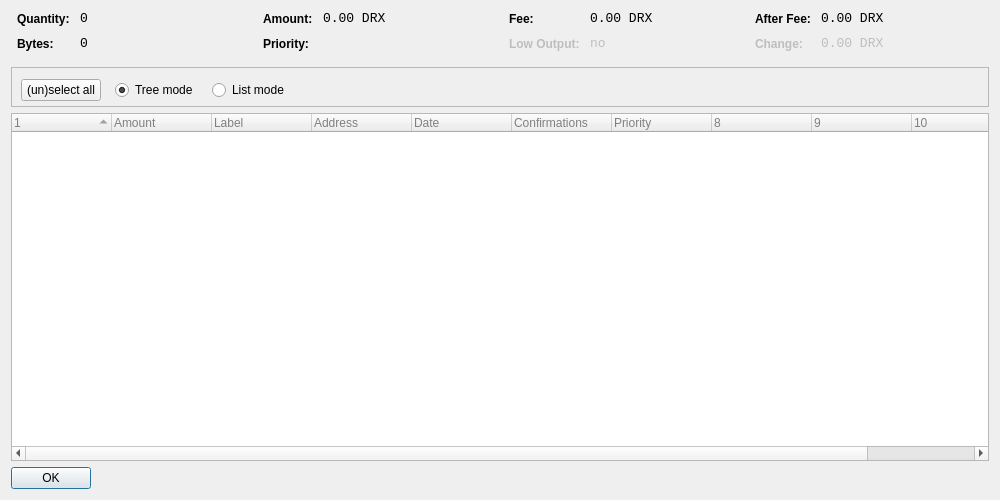
<?xml version="1.0" encoding="UTF-8"?>
<ui version="4.0">
 <class>CoinControlDialog</class>
 <widget class="QDialog" name="CoinControlDialog">
  <property name="geometry">
   <rect>
    <x>0</x>
    <y>0</y>
    <width>1000</width>
    <height>500</height>
   </rect>
  </property>
  <property name="windowTitle">
   <string>Coin Control</string>
  </property>
  <layout class="QVBoxLayout" name="verticalLayout">
   <item>
    <layout class="QHBoxLayout" name="horizontalLayoutTop" stretch="0,0,0,0">
     <property name="topMargin">
      <number>0</number>
     </property>
     <property name="bottomMargin">
      <number>10</number>
     </property>
     <item>
      <layout class="QFormLayout" name="formLayoutCoinControl1">
       <property name="horizontalSpacing">
        <number>10</number>
       </property>
       <property name="verticalSpacing">
        <number>10</number>
       </property>
       <property name="leftMargin">
        <number>6</number>
       </property>
       <property name="rightMargin">
        <number>6</number>
       </property>
       <item row="0" column="0">
        <widget class="QLabel" name="labelCoinControlQuantityText">
         <property name="styleSheet">
          <string notr="true">font-weight:bold;</string>
         </property>
         <property name="text">
          <string>Quantity:</string>
         </property>
        </widget>
       </item>
       <item row="0" column="1">
        <widget class="QLabel" name="labelCoinControlQuantity">
         <property name="font">
          <font>
           <family>Monospace</family>
           <pointsize>10</pointsize>
          </font>
         </property>
         <property name="cursor">
          <cursorShape>IBeamCursor</cursorShape>
         </property>
         <property name="contextMenuPolicy">
          <enum>Qt::ActionsContextMenu</enum>
         </property>
         <property name="text">
          <string notr="true">0</string>
         </property>
         <property name="textInteractionFlags">
          <set>Qt::LinksAccessibleByMouse|Qt::TextSelectableByKeyboard|Qt::TextSelectableByMouse</set>
         </property>
        </widget>
       </item>
       <item row="1" column="0">
        <widget class="QLabel" name="labelCoinControlBytesText">
         <property name="styleSheet">
          <string notr="true">font-weight:bold;</string>
         </property>
         <property name="text">
          <string>Bytes:</string>
         </property>
        </widget>
       </item>
       <item row="1" column="1">
        <widget class="QLabel" name="labelCoinControlBytes">
         <property name="font">
          <font>
           <family>Monospace</family>
           <pointsize>10</pointsize>
          </font>
         </property>
         <property name="cursor">
          <cursorShape>IBeamCursor</cursorShape>
         </property>
         <property name="contextMenuPolicy">
          <enum>Qt::ActionsContextMenu</enum>
         </property>
         <property name="text">
          <string notr="true">0</string>
         </property>
         <property name="textInteractionFlags">
          <set>Qt::LinksAccessibleByMouse|Qt::TextSelectableByKeyboard|Qt::TextSelectableByMouse</set>
         </property>
        </widget>
       </item>
      </layout>
     </item>
     <item>
      <layout class="QFormLayout" name="formLayoutCoinControl2">
       <property name="horizontalSpacing">
        <number>10</number>
       </property>
       <property name="verticalSpacing">
        <number>10</number>
       </property>
       <property name="leftMargin">
        <number>6</number>
       </property>
       <property name="rightMargin">
        <number>6</number>
       </property>
       <item row="0" column="0">
        <widget class="QLabel" name="labelCoinControlAmountText">
         <property name="styleSheet">
          <string notr="true">font-weight:bold;</string>
         </property>
         <property name="text">
          <string>Amount:</string>
         </property>
        </widget>
       </item>
       <item row="0" column="1">
        <widget class="QLabel" name="labelCoinControlAmount">
         <property name="font">
          <font>
           <family>Monospace</family>
           <pointsize>10</pointsize>
          </font>
         </property>
         <property name="cursor">
          <cursorShape>IBeamCursor</cursorShape>
         </property>
         <property name="contextMenuPolicy">
          <enum>Qt::ActionsContextMenu</enum>
         </property>
         <property name="text">
          <string notr="true">0.00 DRX</string>
         </property>
         <property name="textInteractionFlags">
          <set>Qt::LinksAccessibleByMouse|Qt::TextSelectableByKeyboard|Qt::TextSelectableByMouse</set>
         </property>
        </widget>
       </item>
       <item row="1" column="0">
        <widget class="QLabel" name="labelCoinControlPriorityText">
         <property name="styleSheet">
          <string notr="true">font-weight:bold;</string>
         </property>
         <property name="text">
          <string>Priority:</string>
         </property>
        </widget>
       </item>
       <item row="1" column="1">
        <widget class="QLabel" name="labelCoinControlPriority">
         <property name="font">
          <font>
           <family>Monospace</family>
           <pointsize>10</pointsize>
          </font>
         </property>
         <property name="cursor">
          <cursorShape>IBeamCursor</cursorShape>
         </property>
         <property name="contextMenuPolicy">
          <enum>Qt::ActionsContextMenu</enum>
         </property>
         <property name="text">
          <string/>
         </property>
         <property name="textInteractionFlags">
          <set>Qt::LinksAccessibleByMouse|Qt::TextSelectableByKeyboard|Qt::TextSelectableByMouse</set>
         </property>
        </widget>
       </item>
      </layout>
     </item>
     <item>
      <layout class="QFormLayout" name="formLayoutCoinControl3">
       <property name="horizontalSpacing">
        <number>10</number>
       </property>
       <property name="verticalSpacing">
        <number>10</number>
       </property>
       <property name="leftMargin">
        <number>6</number>
       </property>
       <property name="rightMargin">
        <number>6</number>
       </property>
       <item row="0" column="0">
        <widget class="QLabel" name="labelCoinControlFeeText">
         <property name="styleSheet">
          <string notr="true">font-weight:bold;</string>
         </property>
         <property name="text">
          <string>Fee:</string>
         </property>
        </widget>
       </item>
       <item row="0" column="1">
        <widget class="QLabel" name="labelCoinControlFee">
         <property name="font">
          <font>
           <family>Monospace</family>
           <pointsize>10</pointsize>
          </font>
         </property>
         <property name="cursor">
          <cursorShape>IBeamCursor</cursorShape>
         </property>
         <property name="contextMenuPolicy">
          <enum>Qt::ActionsContextMenu</enum>
         </property>
         <property name="text">
          <string notr="true">0.00 DRX</string>
         </property>
         <property name="textInteractionFlags">
          <set>Qt::LinksAccessibleByMouse|Qt::TextSelectableByKeyboard|Qt::TextSelectableByMouse</set>
         </property>
        </widget>
       </item>
       <item row="1" column="0">
        <widget class="QLabel" name="labelCoinControlLowOutputText">
         <property name="enabled">
          <bool>false</bool>
         </property>
         <property name="styleSheet">
          <string notr="true">font-weight:bold;</string>
         </property>
         <property name="text">
          <string>Low Output:</string>
         </property>
        </widget>
       </item>
       <item row="1" column="1">
        <widget class="QLabel" name="labelCoinControlLowOutput">
         <property name="enabled">
          <bool>false</bool>
         </property>
         <property name="font">
          <font>
           <family>Monospace</family>
           <pointsize>10</pointsize>
          </font>
         </property>
         <property name="cursor">
          <cursorShape>IBeamCursor</cursorShape>
         </property>
         <property name="contextMenuPolicy">
          <enum>Qt::ActionsContextMenu</enum>
         </property>
         <property name="text">
          <string notr="true">no</string>
         </property>
         <property name="textInteractionFlags">
          <set>Qt::LinksAccessibleByMouse|Qt::TextSelectableByKeyboard|Qt::TextSelectableByMouse</set>
         </property>
        </widget>
       </item>
      </layout>
     </item>
     <item>
      <layout class="QFormLayout" name="formLayoutCoinControl4">
       <property name="horizontalSpacing">
        <number>10</number>
       </property>
       <property name="verticalSpacing">
        <number>10</number>
       </property>
       <property name="leftMargin">
        <number>6</number>
       </property>
       <property name="rightMargin">
        <number>6</number>
       </property>
       <item row="0" column="0">
        <widget class="QLabel" name="labelCoinControlAfterFeeText">
         <property name="styleSheet">
          <string notr="true">font-weight:bold;</string>
         </property>
         <property name="text">
          <string>After Fee:</string>
         </property>
        </widget>
       </item>
       <item row="0" column="1">
        <widget class="QLabel" name="labelCoinControlAfterFee">
         <property name="font">
          <font>
           <family>Monospace</family>
           <pointsize>10</pointsize>
          </font>
         </property>
         <property name="cursor">
          <cursorShape>IBeamCursor</cursorShape>
         </property>
         <property name="contextMenuPolicy">
          <enum>Qt::ActionsContextMenu</enum>
         </property>
         <property name="text">
          <string notr="true">0.00 DRX</string>
         </property>
         <property name="textInteractionFlags">
          <set>Qt::LinksAccessibleByMouse|Qt::TextSelectableByKeyboard|Qt::TextSelectableByMouse</set>
         </property>
        </widget>
       </item>
       <item row="1" column="0">
        <widget class="QLabel" name="labelCoinControlChangeText">
         <property name="enabled">
          <bool>false</bool>
         </property>
         <property name="styleSheet">
          <string notr="true">font-weight:bold;</string>
         </property>
         <property name="text">
          <string>Change:</string>
         </property>
        </widget>
       </item>
       <item row="1" column="1">
        <widget class="QLabel" name="labelCoinControlChange">
         <property name="enabled">
          <bool>false</bool>
         </property>
         <property name="font">
          <font>
           <family>Monospace</family>
           <pointsize>10</pointsize>
          </font>
         </property>
         <property name="cursor">
          <cursorShape>IBeamCursor</cursorShape>
         </property>
         <property name="contextMenuPolicy">
          <enum>Qt::ActionsContextMenu</enum>
         </property>
         <property name="text">
          <string notr="true">0.00 DRX</string>
         </property>
         <property name="textInteractionFlags">
          <set>Qt::LinksAccessibleByMouse|Qt::TextSelectableByKeyboard|Qt::TextSelectableByMouse</set>
         </property>
        </widget>
       </item>
      </layout>
     </item>
    </layout>
   </item>
   <item>
    <widget class="QFrame" name="frame">
     <property name="minimumSize">
      <size>
       <width>182</width>
       <height>40</height>
      </size>
     </property>
     <property name="frameShape">
      <enum>QFrame::StyledPanel</enum>
     </property>
     <property name="frameShadow">
      <enum>QFrame::Sunken</enum>
     </property>
     <widget class="QWidget" name="horizontalLayoutWidget">
      <property name="geometry">
       <rect>
        <x>10</x>
        <y>0</y>
        <width>781</width>
        <height>47</height>
       </rect>
      </property>
      <layout class="QHBoxLayout" name="horizontalLayoutPanel" stretch="0,0,0,0">
       <property name="spacing">
        <number>14</number>
       </property>
       <item>
        <widget class="QPushButton" name="pushButtonSelectAll">
         <property name="sizePolicy">
          <sizepolicy hsizetype="Maximum" vsizetype="Fixed">
           <horstretch>0</horstretch>
           <verstretch>0</verstretch>
          </sizepolicy>
         </property>
         <property name="text">
          <string>(un)select all</string>
         </property>
        </widget>
       </item>
       <item>
        <widget class="QRadioButton" name="radioTreeMode">
         <property name="sizePolicy">
          <sizepolicy hsizetype="Maximum" vsizetype="Fixed">
           <horstretch>0</horstretch>
           <verstretch>0</verstretch>
          </sizepolicy>
         </property>
         <property name="text">
          <string>Tree mode</string>
         </property>
         <property name="checked">
          <bool>true</bool>
         </property>
        </widget>
       </item>
       <item>
        <widget class="QRadioButton" name="radioListMode">
         <property name="sizePolicy">
          <sizepolicy hsizetype="Maximum" vsizetype="Fixed">
           <horstretch>0</horstretch>
           <verstretch>0</verstretch>
          </sizepolicy>
         </property>
         <property name="text">
          <string>List mode</string>
         </property>
        </widget>
       </item>
       <item>
        <spacer name="horizontalSpacer">
         <property name="orientation">
          <enum>Qt::Horizontal</enum>
         </property>
         <property name="sizeHint" stdset="0">
          <size>
           <width>40</width>
           <height>20</height>
          </size>
         </property>
        </spacer>
       </item>
      </layout>
     </widget>
    </widget>
   </item>
   <item>
    <widget class="CoinControlTreeWidget" name="treeWidget">
     <property name="contextMenuPolicy">
      <enum>Qt::CustomContextMenu</enum>
     </property>
     <property name="styleSheet">
      <string notr="true">QFrame {
	color: grey;

}</string>
     </property>
     <property name="sortingEnabled">
      <bool>false</bool>
     </property>
     <property name="columnCount">
      <number>11</number>
     </property>
     <attribute name="headerShowSortIndicator" stdset="0">
      <bool>true</bool>
     </attribute>
     <attribute name="headerStretchLastSection">
      <bool>false</bool>
     </attribute>
     <column>
      <property name="text">
       <string/>
      </property>
     </column>
     <column>
      <property name="text">
       <string>Amount</string>
      </property>
     </column>
     <column>
      <property name="text">
       <string>Label</string>
      </property>
     </column>
     <column>
      <property name="text">
       <string>Address</string>
      </property>
     </column>
     <column>
      <property name="text">
       <string>Date</string>
      </property>
     </column>
     <column>
      <property name="text">
       <string>Confirmations</string>
      </property>
      <property name="toolTip">
       <string>Confirmed</string>
      </property>
     </column>
     <column>
      <property name="text">
       <string>Priority</string>
      </property>
     </column>
     <column>
      <property name="text">
       <string/>
      </property>
     </column>
     <column>
      <property name="text">
       <string/>
      </property>
     </column>
     <column>
      <property name="text">
       <string/>
      </property>
     </column>
     <column>
      <property name="text">
       <string/>
      </property>
     </column>
    </widget>
   </item>
   <item>
    <widget class="QDialogButtonBox" name="buttonBox">
     <property name="sizePolicy">
      <sizepolicy hsizetype="Maximum" vsizetype="Fixed">
       <horstretch>0</horstretch>
       <verstretch>0</verstretch>
      </sizepolicy>
     </property>
     <property name="orientation">
      <enum>Qt::Horizontal</enum>
     </property>
     <property name="standardButtons">
      <set>QDialogButtonBox::Ok</set>
     </property>
    </widget>
   </item>
  </layout>
 </widget>
 <customwidgets>
  <customwidget>
   <class>CoinControlTreeWidget</class>
   <extends>QTreeWidget</extends>
   <header>coincontroltreewidget.h</header>
  </customwidget>
 </customwidgets>
 <resources/>
 <connections/>
</ui>
